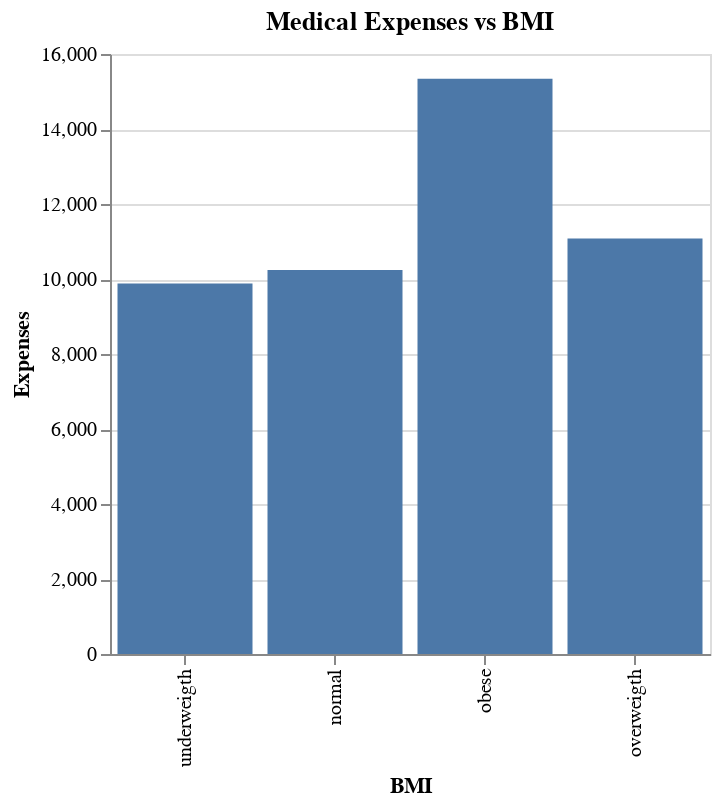

The notebook cell saved with this chart:
### Markdown cell above
**Let's see if medical expenses tend to change with the BMI of a person**

### Code cell
training_df = X_train
training_df['charges'] = y_train

training_df['bmi_cat'] = 'normal'
training_df.loc[training_df['bmi'] < 18.5,'bmi_cat'] = 'underweigth'
training_df.loc[training_df['bmi'] > 25,'bmi_cat'] = 'overweigth'
training_df.loc[training_df['bmi'] > 30,'bmi_cat'] = 'obese'


alt.Chart(training_df.groupby(['bmi_cat']).mean().reset_index()).mark_bar().encode(
    alt.X('bmi_cat', title = 'BMI', sort=['underweigth', 'normal', 'overweight', 'obese']),
    alt.Y('charges:Q', title = 'Expenses')
).properties(title='Medical Expenses vs BMI', width=300)

### Figure 1 — Vega-Lite specification as saved in the notebook (floating-point values rounded to 4 significant figures)
{"$schema": "https://vega.github.io/schema/vega-lite/v3.4.0.json", "config": {"mark": {"tooltip": null}, "view": {"height": 300, "width": 400}}, "data": {"name": "data-b71519a11fd9b138f1d74da485622d61"}, "datasets": {"data-b71519a11fd9b138f1d74da485622d61": [{"age": 36.1, "bmi": 22.6, "bmi_cat": "normal", "charges": 10240.0, "children": 1.064}, {"age": 40.65, "bmi": 35.16, "bmi_cat": "obese", "charges": 15340.0, "children": 1.118}, {"age": 38.86, "bmi": 27.61, "bmi_cat": "overweigth", "charges": 11080.0, "children": 1.019}, {"age": 33.06, "bmi": 17.56, "bmi_cat": "underweigth", "charges": 9877.0, "children": 1.188}]}, "encoding": {"x": {"field": "bmi_cat", "sort": ["underweigth", "normal", "overweight", "obese"], "title": "BMI", "type": "nominal"}, "y": {"field": "charges", "title": "Expenses", "type": "quantitative"}}, "mark": "bar", "title": "Medical Expenses vs BMI", "width": 300}
